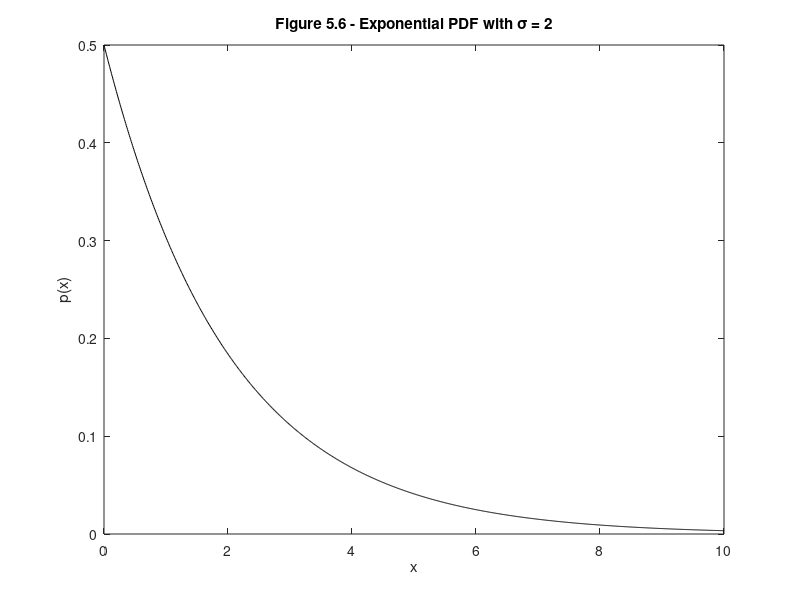

Source code (MATLAB):
%%%%%%%%%%%%%%%%%%%%%%%%%%%%%%%%%%%%%%%%%%%%%%%%%%%%%%%%%%%%%
%%                                                         %%
%% ******************************************************  %%
%% * Smart Antennas for Wireless Applications w/ Matlab *  %%
%% ******************************************************  %%
%%                                                         %%
%% Chapter 5: Fig 5.6                                      %%
%%                                                         %%
%% Author: Frank Gross                                     %%
%% McGraw-Hill, 2005                                       %%
%% Date:  10/23/2004                                       %%
%%                                                         %%
%% This code creates Fig 5.6, an example of an Exponential %%
%%     pdf with standard deviation 2.                      %%
%%%%%%%%%%%%%%%%%%%%%%%%%%%%%%%%%%%%%%%%%%%%%%%%%%%%%%%%%%%%%      

%%------------------- Define Variables:--------------------%%
% x - x axis variable                                       %
% sig - standard deviation of Exponential pdf               %
% p - Exponential pdf                                       %
%%---------------------------------------------------------%%

%%----- Given Values -----%%

x = 0:.01:10; sig = 2;

%%----- Create Exponential PDF -----%%

p = exp(-x/sig)/sig;

%%----- Plot Results -----%%

figure(1), plot(x,p,'k')
xlabel('x'), ylabel('p(x)')
title('\bfFigure 5.6 - Exponential PDF with \sigma = 2')
axis([0 10 0 .5])
%set(gca,'xtick',[-10 20]), set(gca,'ytick',[-10 20])  % use this line to remove axes
